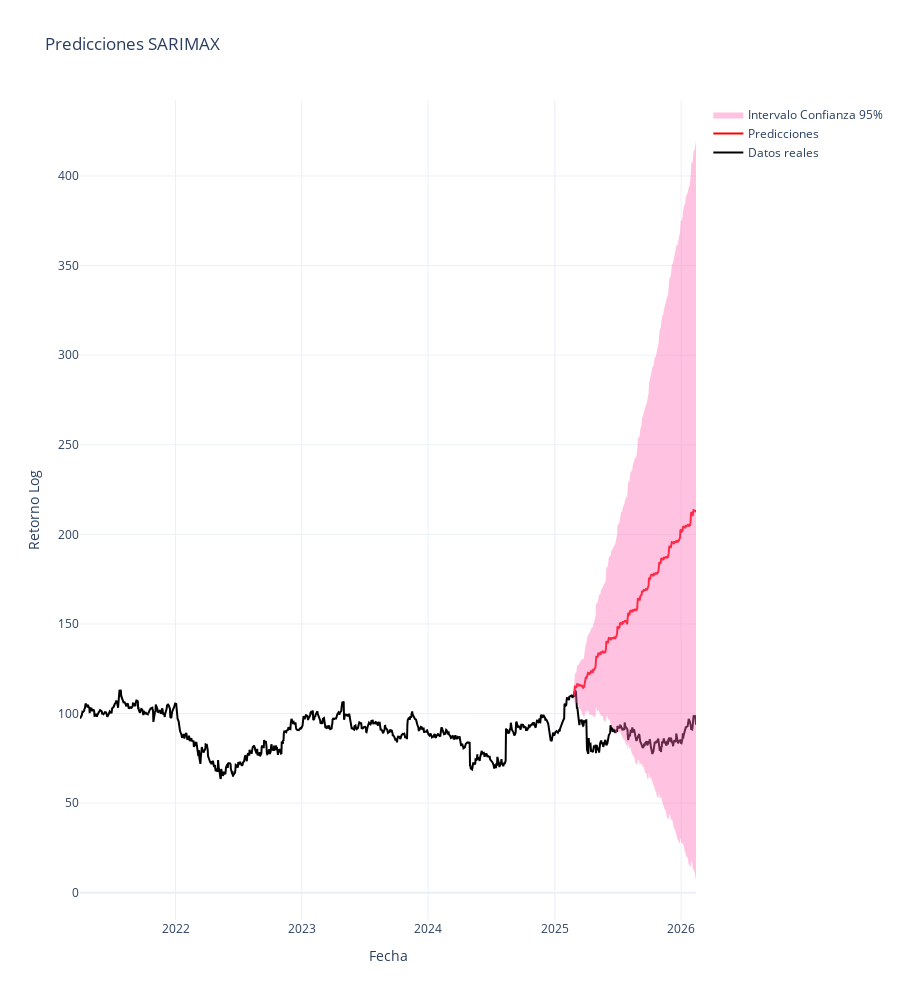

The notebook cell saved with this chart:
### Markdown cell above
### Paso 3.1: Visualización: Realidad vs. Predicción

Graficaremos el comportamiento real de la acción (`y_test`) frente a la proyección de nuestro modelo (`pred_media`), incluyendo la banda de los intervalos de confianza. Para dar contexto visual sin comprimir la gráfica, incluiremos solo los últimos 250 días del conjunto de entrenamiento.

### Code cell
fig = go.Figure()

# Datos reales (retornos reales)
fig.add_trace(go.Scatter(
    x=y.index,
    y=y,
    mode='lines',
    name='Datos reales',
    line=dict(color='black')
))

# Media
fig.add_trace(go.Scatter(
    x=forecast_index,
    y=forecast_values,
    mode='lines',
    name='Predicciones',
    line=dict(color='red')
))

# Banda superior intervalo confianza
fig.add_trace(go.Scatter(
    x=forecast_index,
    y=conf_int.iloc[:, 1],
    mode='lines',
    line=dict(width=0),
    showlegend=False
))

# Banda inferior con relleno
fig.add_trace(go.Scatter(
    x=forecast_index,
    y=conf_int.iloc[:, 0],
    mode='lines',
    fill='tonexty',
    fillcolor='rgba(255, 105, 180, 0.4)',  # rosado similar a matplotlib
    line=dict(width=0),
    name='Intervalo Confianza 95%'
))

# Personalización
fig.update_layout(
    title='Predicciones SARIMAX',
    xaxis_title='Fecha',
    yaxis_title='Retorno Log',
    hovermode='x unified',
    template='plotly_white',
    height=1000
)

fig.show()

### Figure 1 — Plotly figure (JSON) as saved in the notebook; plotly's stock layout.template omitted (floating-point values rounded to 4 significant figures; data arrays with more than 128 entries replaced by an {"elided": "..."} marker saying what was removed)
{"data": [{"line": {"color": "black"}, "mode": "lines", "name": "Datos reales", "type": "scatter", "x": {"elided": "1225 str values"}, "y": {"elided": "1225 float values"}}, {"line": {"color": "red"}, "mode": "lines", "name": "Predicciones", "type": "scatter", "x": {"elided": "245 str values"}, "y": {"elided": "245 float values"}}, {"line": {"width": 0}, "mode": "lines", "showlegend": false, "type": "scatter", "x": {"elided": "245 str values"}, "y": {"elided": "245 float values"}}, {"fill": "tonexty", "fillcolor": "rgba(255, 105, 180, 0.4)", "line": {"width": 0}, "mode": "lines", "name": "Intervalo Confianza 95%", "type": "scatter", "x": {"elided": "245 str values"}, "y": {"elided": "245 float values"}}], "layout": {"height": 1000, "hovermode": "x unified", "title": {"text": "Predicciones SARIMAX"}, "xaxis": {"title": {"text": "Fecha"}}, "yaxis": {"title": {"text": "Retorno Log"}}}}
